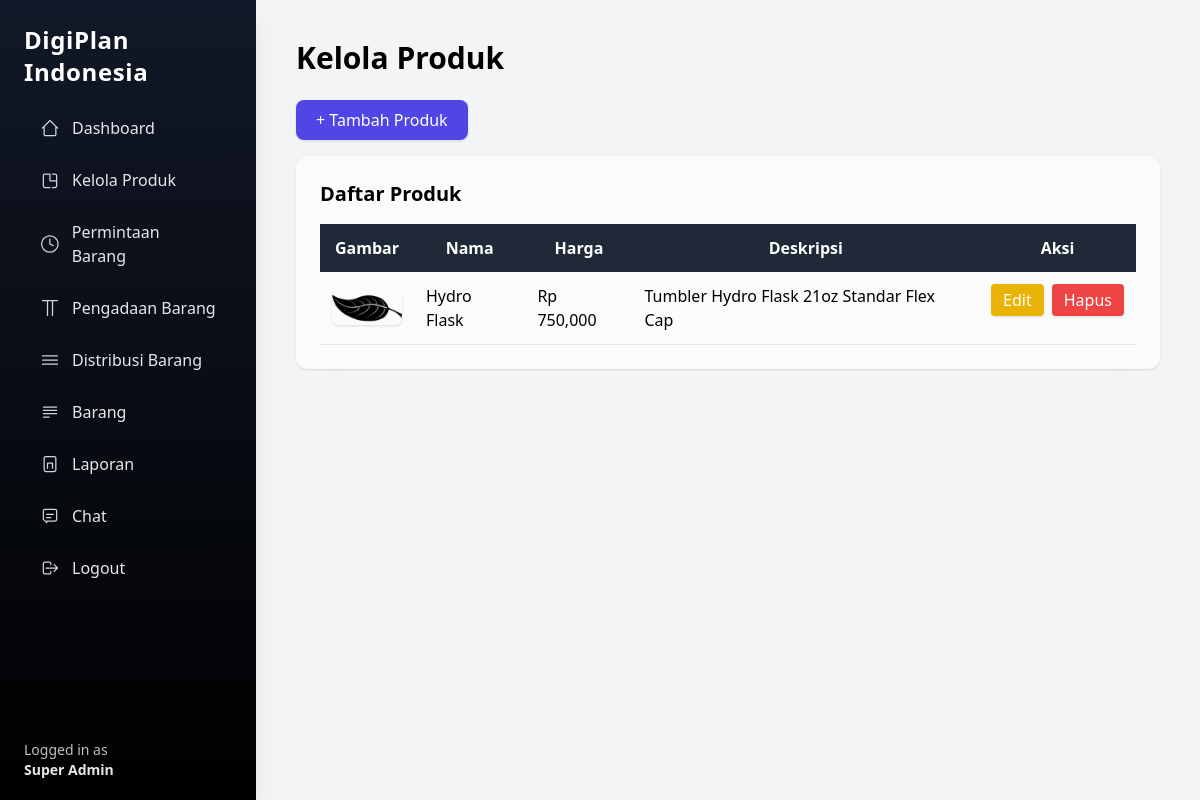
Before: /superadmin/products.php (signed in) with the older database file.
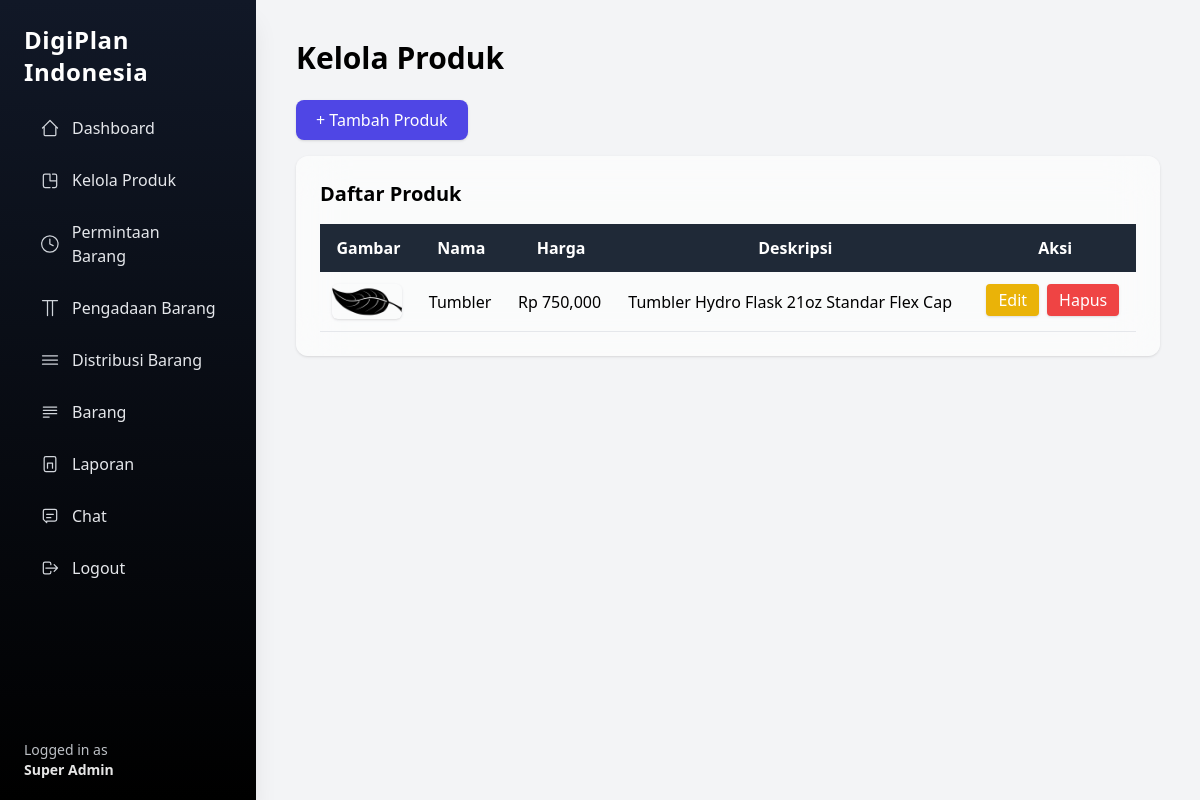
After: the same page with the newer database file.
### tables this page shows
CREATE TABLE produk (
  id INT AUTO_INCREMENT PRIMARY KEY,
  nama_produk VARCHAR(255),
  harga INT,
  gambar VARCHAR(255),
  deskripsi TEXT,
  created_at TIMESTAMP DEFAULT CURRENT_TIMESTAMP
);

### superadmin/product-func.php (called while the page is built)
<?php
$produk = mysqli_query($conn, "SELECT * FROM produk ORDER BY id DESC");

### include/base-url.php (called while the page is built)
<?php
$base_url = "/digiplan_indonesia/";

### superadmin/products.php (the view, shortened to what this page needs)
<?php
require '../include/conn.php';
include '../include/base-url.php';
include 'product-func.php';
?>
<!DOCTYPE html>
<html lang="en">
<head>
  <script src="https://cdn.tailwindcss.com"></script>
</head>
<body class="bg-gray-100">
  <div class="flex">
    <?php include '../include/layouts/sidebar-superadmin.php'; ?>
    <main class="ml-64 p-10 w-full">
      <h1 class="text-3xl font-bold mb-6">Kelola Produk</h1>
      <?php if (!isset($_GET['edit']) && !isset($_GET['tambah'])): ?>
        <a href="products.php?tambah=1"
          class="inline-block mb-4 px-5 py-2 bg-indigo-600 hover:bg-indigo-700 text-white rounded-lg shadow">
          + Tambah Produk
        </a>
      <?php endif; ?>
      <div class="backdrop-blur-xl bg-white/60 p-6 rounded-xl shadow">
        <h2 class="text-xl font-semibold mb-4">Daftar Produk</h2>
        <div class="overflow-x-auto">
          <table class="w-full border-collapse">
            <thead>
              <tr class="bg-gray-800 text-white">
                <th class="p-3">Gambar</th>
                <th class="p-3">Nama</th>
                <th class="p-3">Harga</th>
                <th class="p-3">Deskripsi</th>
                <th class="p-3">Aksi</th>
              </tr>
            </thead>
            <tbody>
              <?php while ($p = mysqli_fetch_assoc($produk)): ?>
                <tr class="border-b hover:bg-gray-100">
                  <td class="p-3">
                    <img src="<?= $base_url ?>uploads/<?= $p['gambar']; ?>" width="70"
                      class="rounded-md shadow">
                  </td>
                  <td class="p-3"><?= $p['nama_produk']; ?></td>
                  <td class="p-3">Rp <?= number_format($p['harga']); ?></td>
                  <td class="p-3"><?= $p['deskripsi']; ?></td>
                  <td class="p-3 flex gap-2">
                    <a href="products.php?edit=<?= $p['id']; ?>"
                      class="px-3 py-1 bg-yellow-500 hover:bg-yellow-600 text-white rounded shadow">
                      Edit
                    </a>
                    <a onclick="return confirm('Hapus produk?')"
                      href="products.php?hapus=<?= $p['id']; ?>"
                      class="px-3 py-1 bg-red-500 hover:bg-red-600 text-white rounded shadow">
                      Hapus
                    </a>
                  </td>
                </tr>
              <?php endwhile; ?>
            </tbody>
          </table>
        </div>
      </div>
    </main>
  </div>
</body>
</html>

Changed rows visible on the page:
removed produk: gambar (picture), nama_produk "Hydro Flask", harga "750,000", deskripsi "Tumbler Hydro Flask 21oz Standar Flex Cap"
added produk: gambar (picture), nama_produk "Tumbler", harga "750,000", deskripsi "Tumbler Hydro Flask 21oz Standar Flex Cap"
